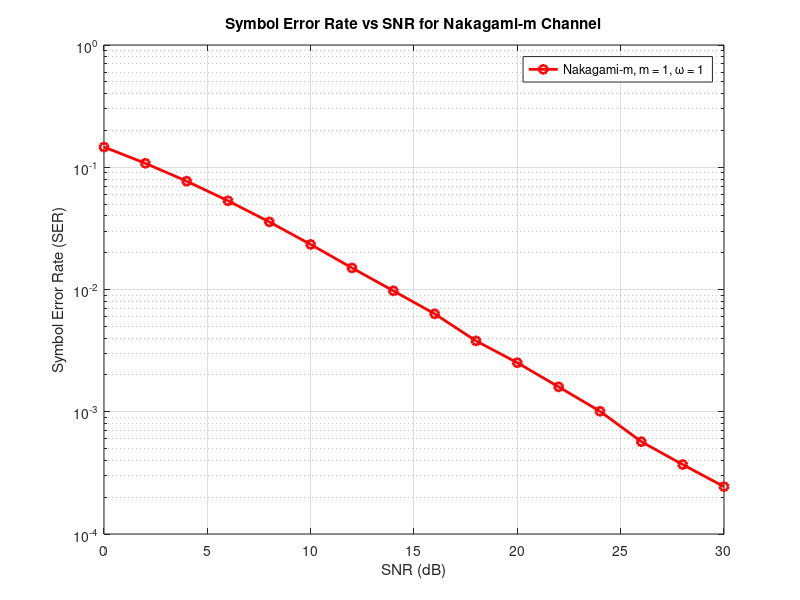

The MATLAB script that drew this image:
% Define Nakagami-m parameters
m = 1;        % Shape factor (m >= 0.5)
omega = 1;    % Spread factor

% Number of samples
num_samples = 1000000;

% Define SNR range in dB
snr_dB_range = 0:2:30; % SNR values from 0 to 30 dB in steps of 2 dB

% Initialize array for SER
ser_values = zeros(size(snr_dB_range));

% Loop over each SNR value to calculate SER
for i = 1:length(snr_dB_range)
    % Extract current SNR value in dB
    SNR_dB = snr_dB_range(i);
    
    % Convert SNR to linear scale
    SNR_linear = 10^(SNR_dB/10);
    
    % Generate Nakagami-m distributed channel coefficients
    h = sqrt(gamrnd(m, omega/m, num_samples, 1));
    
    % Generate BPSK modulated transmitted signal
    tx_signal = randi([0 1], num_samples, 1) * 2 - 1; % BPSK: {0,1} -> {-1,1}
    
    % Apply Nakagami-m fading
    rx_signal = h .* tx_signal;
    
    % Generate complex Gaussian noise
    noise = (1/sqrt(2)) * (randn(num_samples, 1) + 1i*randn(num_samples, 1));
    
    % Add noise to the received signal
    rx_signal_noisy = rx_signal + (1/sqrt(SNR_linear)) * noise;
    
    % Demodulate received signal
    rx_demod = real(rx_signal_noisy) > 0;
    
    % Calculate SER
    ser_values(i) = sum(rx_demod ~= (tx_signal > 0)) / num_samples;
end

% Plot SER vs SNR
figure;
semilogy(snr_dB_range, ser_values, 'r-o', 'LineWidth', 2);
grid on;
xlabel('SNR (dB)');
ylabel('Symbol Error Rate (SER)');
title('Symbol Error Rate vs SNR for Nakagami-m Channel');
legend(['Nakagami-m, m = ' num2str(m) ', \omega = ' num2str(omega)]);
